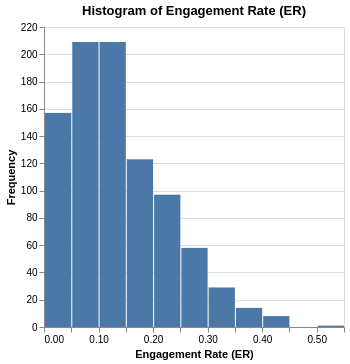
#> input picture notebooks/eda_insights/ER_histogram.png, 350 x 364 px, given in place of _preview.png, which was not available
$ jupyter execute --allow-errors 'CV_models_and_algorithms _tutorial.ipynb'   (shell and % lines are left out)   (text cells are left out)
#> lines starting #> are read from the running program, lines starting #| are printed output that depends on the picture; after the words box and inside, x2 and y2 are one past the last pixel; in counts of white or black regions, pixels touching at a corner belong together; pictures that were not available may be replaced by others from this repository, and a replacement may not be noted
[cell 1]
# from google.colab import drive
# drive.mount('/content/drive')

[cell 2]
import pandas as pd
import os
os.chdir("../")

#> (a cell that did not finish here is left out)

#> (a cell that did not finish here is left out)

#> (a cell that did not finish here is left out)

[cell 6]
import cv2
from matplotlib import pyplot as plt
from typing import Tuple

def locate_image_on_image(locate_image: str, on_image: str, prefix: str = '', visualize: bool = False, color: Tuple[int, int, int] = (0, 0, 255)):
#> called with prefix = 'eng_', visualize = True, color = (0, 0, 255)
    try:

        image = cv2.imread(on_image)
#> image is the input picture: shape (364, 350, 3); mean B, G, R 227.3, 215, 203.8
        gray = cv2.cvtColor(image, cv2.COLOR_RGB2GRAY)
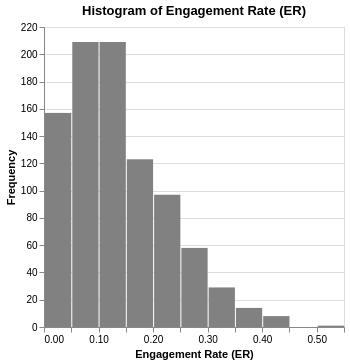
#> gray: shape (364, 350); min 0, max 255, mean 217.3

        template = cv2.imread(locate_image, 0)
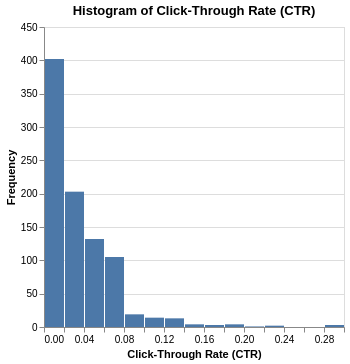
#> input picture notebooks/eda_insights/ctr_rate.png, 350 x 364 px, given in place of engagement_instruction.png, which was not available
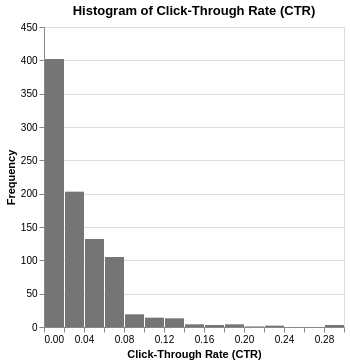
#> template: shape (364, 350); min 0, max 255, mean 236.7

        result = cv2.matchTemplate(gray, template, cv2.TM_CCOEFF)
#> result = [155665712]
        _, _, _, max_loc = cv2.minMaxLoc(result)
#> max_loc = (0, 0)

        height, width = template.shape[:2]
#> height = 364; width = 350

        top_left = max_loc
#> top_left = (0, 0)
        bottom_right = (top_left[0] + width, top_left[1] + height)
#> bottom_right = (350, 364)

        if visualize:
            cv2.rectangle(image, top_left, bottom_right, color, 1)
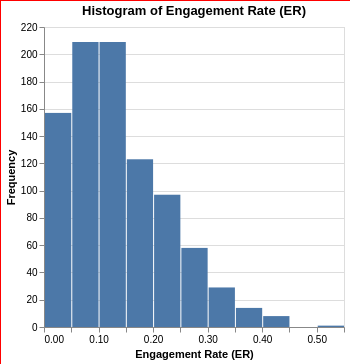
#> image: shape (364, 350, 3); 0.56% of pixels changed, all inside (x1, y1, x2, y2) = (0, 0, 350, 364)
            plt.figure(figsize=(10, 10))
            plt.axis('off')
            image = cv2.cvtColor(image, cv2.COLOR_BGR2RGB)
            plt.imshow(image)

        return {f'{prefix}top_left_pos': top_left, f'{prefix}bottom_right_pos': bottom_right}

    except cv2.error as err:
        print(err)

[cell 7]
# locate_image_on_image(
#     '/content/drive/MyDrive/presentations/week10/Assets/4c3bb41d4f40f39842b7b8d3f536366a/engagement_instruction.png',
#     '/content/drive/MyDrive/presentations/week10/Assets/4c3bb41d4f40f39842b7b8d3f536366a/_preview.png', prefix='eng_', visualize=True)

[cell 8]
locate_image_on_image(
    '/content/drive/MyDrive/presentations/week10/Assets/5a48ffcbf611f167ecbb884e807f31f6/engagement_instruction.png', '/content/drive/MyDrive/presentations/week10/Assets/5a48ffcbf611f167ecbb884e807f31f6/_preview.png', prefix='eng_', visualize=True)

[cell 9]
locate_image_on_image(
    'data/Assets/3d8be6f0a1e1c248a02befc0dd3f6bec/1logos.png',
    'data/Assets/3d8be6f0a1e1c248a02befc0dd3f6bec/_preview.png', prefix='eng_', visualize=True)
#> in locate_image_on_image, image is the input picture: shape (364, 350, 3); mean B, G, R 241.3, 237, 233.1

[cell 10]
locate_image_on_image(
    'data/Assets/4f23f2bdbb2c99b8d63bba659d22fe79/engagement_instruction.png',
    'data/Assets/4f23f2bdbb2c99b8d63bba659d22fe79/_preview.png', prefix='eng_', visualize=True)

[cell 11]
# !pip install extcolors
# !pip install colormap

[cell 12]
import extcolors
import pandas as pd
from colormap import rgb2hex
from matplotlib import pyplot as plt
from PIL import Image

[cell 13]
def identify_color_composition(image,
                               tolerance: int = 12,
                               limit: int = 2,
                               visualize: bool = False) -> None:
    """Function that identifies the color composition of a
    given image path."""

    extracted_colors = extcolors.extract_from_path(
        image, tolerance=tolerance, limit=limit)

    identified_colors = color_to_df(extracted_colors)

    if not visualize:
        return identified_colors

    list_color = list(identified_colors['c_code'])
    list_percent = [int(i) for i in list(identified_colors['occurrence'])]

    text_c = [c + ' ' + str(round(p*100/sum(list_percent), 1)) + '%' for c, p in zip(list_color,
                                                                                     list_percent)]
    fig, ax = plt.subplots(nrows=1, ncols=2, figsize=(100, 100), dpi=10)
    wedges, _ = ax[0].pie(list_percent,
                          labels=text_c,
                          labeldistance=1.05,
                          colors=list_color,
                          textprops={'fontsize': 60, 'color': 'black'}
                          )

    plt.setp(wedges, width=0.3)

    # create space in the center
    plt.setp(wedges, width=0.36)

    ax[0].set_aspect("equal")
    fig.set_facecolor('grey')

    ax[1].imshow(Image.open(image))

    plt.show()

    return identified_colors


def color_to_df(extracted_colors: tuple):
    """Converts RGB Color values from extcolors output to HEX Values."""

    colors_pre_list = str(extracted_colors).replace(
        '([(', '').replace(')],', '), (').split(', (')[0:-1]
    df_rgb = [i.split('), ')[0] + ')' for i in colors_pre_list]
    df_percent = [i.split('), ')[1].replace(')', '')
                  for i in colors_pre_list]

    # convert RGB to HEX code
    df_rgb_values = [(int(i.split(", ")[0].replace("(", "")),
                      int(i.split(", ")[1]),
                      int(i.split(", ")[2].replace(")", ""))) for i in df_rgb]

    df_color_up = [rgb2hex(int(i.split(", ")[0].replace("(", "")),
                           int(i.split(", ")[1]),
                           int(i.split(", ")[2].replace(")", ""))) for i in df_rgb]

    colors_df = pd.DataFrame(zip(df_color_up, df_rgb_values, df_percent),
                             columns=['c_code', 'rgb', 'occurrence'])

    return colors_df

[cell 14]
identify_color_composition('/content/drive/MyDrive/presentations/week10/Assets/5a48ffcbf611f167ecbb884e807f31f6/landing_2.jpg',tolerance=12,limit=8, visualize=True)
#> (the call stopped at in identify_color_composition, `extracted_colors = extcolors.extract_from_path( image, tolerance=toler..`: extcolors is not available in this run)

[cell 15]
identify_color_composition('data/Assets/5b4d2cc82bf11b1fa80b366fdd7a5867/f3-logo.png',tolerance=12,limit=8, visualize=True)
#> (the call stopped at in identify_color_composition, `extracted_colors = extcolors.extract_from_path( image, tolerance=toler..`: extcolors is not available in this run)

[cell 16]
identify_color_composition('data/Assets/3ae630f06b5d395a7a0db157c2430093/_preview.png',tolerance=12,limit=8, visualize=True)
#> (the call stopped at in identify_color_composition, `extracted_colors = extcolors.extract_from_path( image, tolerance=toler..`: extcolors is not available in this run)

[cell 17]
identify_color_composition('data/Assets/5a48ffcbf611f167ecbb884e807f31f6/engagement_instruction.png',tolerance=12,limit=8, visualize=True)
#> (the call stopped at in identify_color_composition, `extracted_colors = extcolors.extract_from_path( image, tolerance=toler..`: extcolors is not available in this run)

[cell 18]
identify_color_composition(
    '/content/drive/MyDrive/presentations/week10/Assets/5a48ffcbf611f167ecbb884e807f31f6/engagement_instruction.png', visualize=True)
#> (the call stopped at in identify_color_composition, `extracted_colors = extcolors.extract_from_path( image, tolerance=toler..`: extcolors is not available in this run)

[cell 19]
identify_color_composition(
    '/content/drive/MyDrive/presentations/week10/Assets/5a48ffcbf611f167ecbb884e807f31f6/cta.png', limit=3 ,visualize=True)
#> (the call stopped at in identify_color_composition, `extracted_colors = extcolors.extract_from_path( image, tolerance=toler..`: extcolors is not available in this run)
